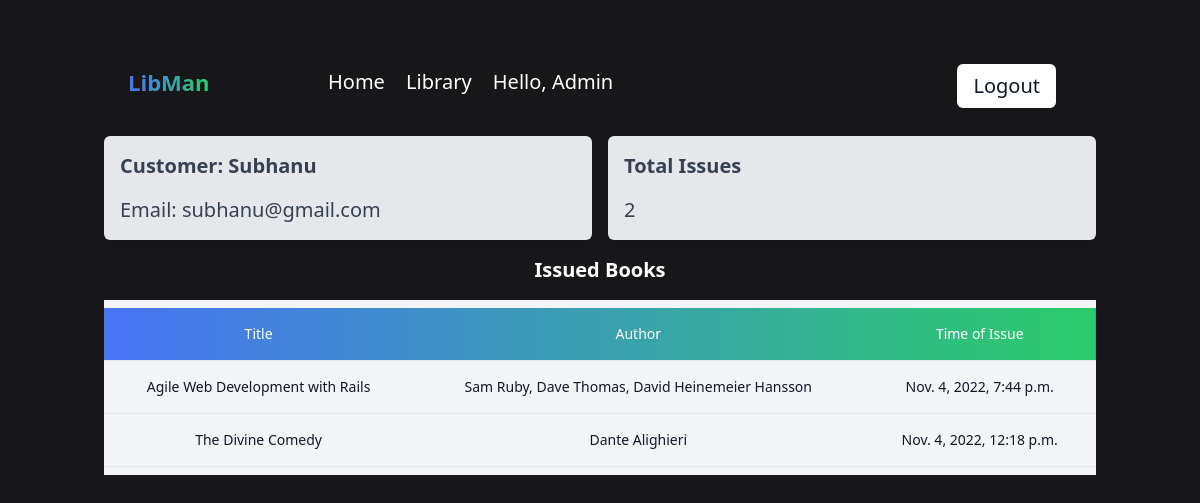
Page /customer/1 (signed in) on the committed database.
### main/models.py (models this page shows, shortened)
class Customer(models.Model):
    user=models.OneToOneField(User, null=True,on_delete=models.CASCADE)
    name=models.CharField(max_length=200, null=True)
    email=models.CharField(max_length=200, null=True)
    date_created=models.DateTimeField(auto_now_add=True, null=True)
    def __str__(self):
        return self.name

class Issue(models.Model):
    customer = models.ForeignKey(Customer,null=True,on_delete=models.SET_NULL)
    book = models.ForeignKey(Book,null=True,on_delete=models.SET_NULL)
    issue_date=models.DateTimeField(auto_now_add=True, null=True)

class Book(models.Model):
    title=models.CharField(max_length=200, null=True)
    author=models.CharField(max_length=200, null=True)
    yearOfPublication=models.CharField(max_length=5, null=True)
    copies=models.IntegerField(null=True)
    description=models.CharField(max_length=10000, null=True)
    date_created=models.DateTimeField(auto_now_add=True, null=True)
    tags=models.ManyToManyField(Tag)

### main/decorators.py (the view)
    def wrapper_func(request,*args,**kwargs):
        group=None
        if request.user.groups.exists():
            group = request.user.groups.all()[0].name
        if group == 'admin':
            return view_func(request,*args,**kwargs)
        else:
            return redirect('userPage')

### main/views.py (called while the page is built)
@admin_only
def customer(request,pk):
    customer = Customer.objects.get(id=pk)
    issues = customer.issue_set.all()
    context={'issues':issues, 'cust':customer}
    return render(request,'main/customer.html',context)

### main/templates/main/customer.html (shortened to what this page needs)
{% extends 'main/base.html' %}
{% block content %}
<div class="">
  <div class="h-1/2 flex flex-col md:flex-row items-start gap-4 w-full">
    <div
      class="flex flex-col w-full md:w-1/2 h-full bg-gray-200 text-gray-700 items-start gap-4 p-4 shadow-lg rounded-md"
    >
      <div class="font-semibold">Customer: {{cust}}</div>
      <div class="flex-wrap">Email: {{cust.email}}</div>
    </div>
    <div
      class="flex flex-col h-full w-full md:w-1/2 bg-gray-200 text-gray-700 items-start gap-4 p-4 shadow-lg rounded-md"
    >
      <div class="font-semibold">Total Issues</div>
      <div>{{issues.count}}</div>
    </div>
  </div>
  <div class="font-bold text-xl my-4 text-center">Issued Books</div>
    <div class="flex flex-col bg-gray-100">
        <div class="overflow-x-auto sm:-mx-6 lg:-mx-8">
          <div class="py-2 inline-block min-w-full sm:px-6 lg:px-8">
            <div class="overflow-x-auto">
              <table class="min-w-full text-center">
                <thead class="border-b bg-gradient-to-r from-[#4873f5] to-[#2bcc69] ">
                  <tr>
                    <th scope="col" class="text-sm font-medium px-6 py-4 text-center">
                      Title
                    </th>
                    <th scope="col" class="text-sm font-medium px-6 py-4 text-center">
                      Author
                    </th>
                    <th scope="col" class="text-sm font-medium px-6 py-4 text-center">
                      Time of Issue
                    </th>
                  </tr>
                </thead>
                <tbody>
                    {% for issue in issues %}
                  <tr class="border-b">
                    <td class="text-sm text-gray-900 px-6 py-4 whitespace-nowrap">
                      {{issue.book.title}}
                    </td>
                    <td class="text-sm text-gray-900 px-6 py-4 whitespace-nowrap">
                      {{issue.book.author}}
                    </td>
                    <td class="text-sm text-gray-900 px-6 py-4 whitespace-nowrap">
                      {{issue.book.date_created}}
                    </td>
                  </tr>
                  {% endfor %}
                </tbody>
              </table>
            </div>
          </div>
        </div>
      </div>
</div>
{% endblock %}

### rows in the picture
Customer: name "Subhanu", email "subhanu@gmail.com", count "2"
Issue: book "Agile Web Development with Rails", book.author "Sam Ruby, Dave Thomas, David Heinemeier Hansson", book.date_created "Nov. 4, 2022, 7:44 p.m."
Issue: book "The Divine Comedy", book.author "Dante Alighieri", book.date_created "Nov. 4, 2022, 12:18 p.m."
